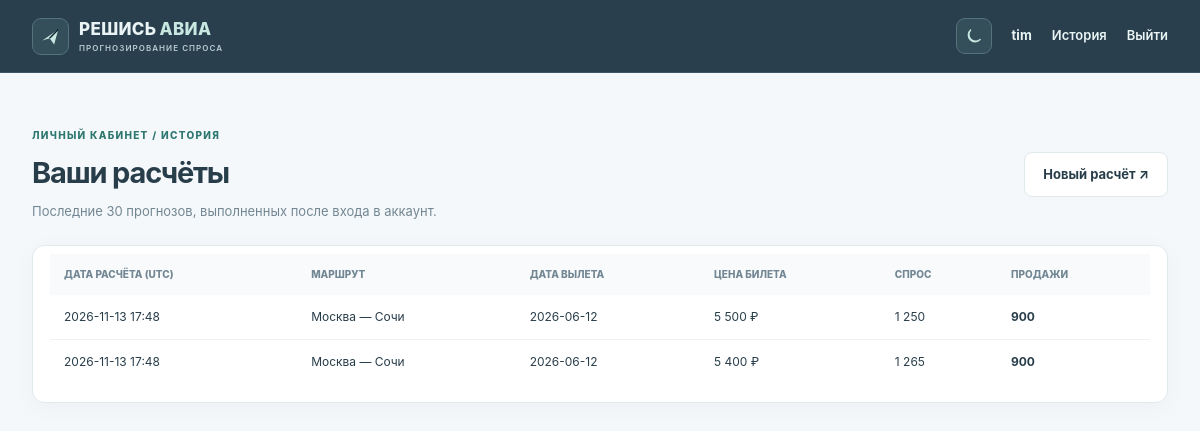
The app's page /history (signed in) with its own data.
### tables this page shows
CREATE TABLE users (
            id INTEGER PRIMARY KEY AUTOINCREMENT,
            name TEXT NOT NULL,
            email TEXT NOT NULL UNIQUE,
            password_hash TEXT NOT NULL,
            created_at TEXT NOT NULL
        );

CREATE TABLE forecast_history (
            id INTEGER PRIMARY KEY AUTOINCREMENT,
            user_id INTEGER NOT NULL,
            route TEXT NOT NULL,
            flight_date TEXT NOT NULL,
            price REAL NOT NULL,
            demand REAL NOT NULL,
            sales REAL NOT NULL,
            created_at TEXT NOT NULL,
            FOREIGN KEY (user_id) REFERENCES users(id) ON DELETE CASCADE
        );

### app.py (the view)
    @app.get("/history")
    @login_required
    def history():
        entries = get_db().execute(
            "SELECT route, flight_date, price, demand, sales, created_at FROM forecast_history WHERE user_id = ? ORDER BY id DESC LIMIT 30",
            (g.user["id"],),
        ).fetchall()
        return render_template("history.html", entries=entries, routes=routes)

### app.py (called while the page is built)
def get_db():
    if "db" not in g:
        db_path = Path(g.app_config_database)
        db_path.parent.mkdir(parents=True, exist_ok=True)
        g.db = sqlite3.connect(db_path, timeout=10)
        g.db.row_factory = sqlite3.Row
        g.db.execute("PRAGMA foreign_keys = ON")
    return g.db

### templates/history.html (shortened to what this page needs)
{% extends "base.html" %}
{% block content %}
<section class="history-section container"><div class="section-top"><div><div class="section-kicker">ЛИЧНЫЙ КАБИНЕТ / ИСТОРИЯ</div><h1>Ваши расчёты</h1><p>Последние 30 прогнозов, выполненных после входа в аккаунт.</p></div><a href="{{ url_for('index') }}" class="btn btn-outline">Новый расчёт ↗</a></div><div class="panel"><div class="table-scroll"><table class="scenario-table"><thead><tr><th>Дата расчёта (UTC)</th><th>Маршрут</th><th>Дата вылета</th><th>Цена билета</th><th>Спрос</th><th>Продажи</th></tr></thead><tbody>{% for item in entries %}<tr><td>{{ item['created_at'][:16].replace('T', ' ') }}</td><td>{{ routes[item['route']]['name'] }}</td><td>{{ item['flight_date'] }}</td><td>{{ '{:,.0f}'.format(item['price']).replace(',', ' ') }} ₽</td><td>{{ '{:,.0f}'.format(item['demand']).replace(',', ' ') }}</td><td><strong>{{ '{:,.0f}'.format(item['sales']).replace(',', ' ') }}</strong></td></tr>{% else %}<tr><td colspan="6" class="empty-table">История пока пуста. Выполните первый расчёт на главной странице.</td></tr>{% endfor %}</tbody></table></div></div></section>
{% endblock %}

### templates/base.html (shortened to what this page needs)
<!doctype html>
<html lang="ru">
<head>
  <link rel="stylesheet" href="{{ url_for('static', filename='css/style.css') }}">
</head>
<body>
  <div class="site-shell">
    <header class="topbar">
      <div class="container topbar-inner">
        <a href="{{ url_for('index') }}" class="brand" aria-label="Решись Авиа — на главную">
          <span class="brand-mark" aria-hidden="true"><svg viewBox="0 0 40 40" fill="none"><path d="M8 25.8 31.5 9.5 25.4 32l-6.8-9.4L8 25.8Z" fill="currentColor"/><path d="m18.6 22.6 12.9-13.1" stroke="#0B1D2A" stroke-width="2"/></svg></span>
          <span class="brand-type">РЕШИСЬ<span>АВИА</span><small>ПРОГНОЗИРОВАНИЕ СПРОСА</small></span>
        </a>
        <div class="nav-actions">
          <button class="theme-toggle" id="theme-toggle" type="button" aria-label="Включить тёмную тему" aria-pressed="false" title="Включить тёмную тему">
            <svg class="theme-icon theme-icon-moon" viewBox="0 0 24 24" fill="none" stroke="currentColor" stroke-width="1.8" stroke-linecap="round" stroke-linejoin="round" aria-hidden="true"><path d="M20.3 15.7A8.5 8.5 0 0 1 8.3 3.7 8.5 8.5 0 1 0 20.3 15.7Z"/></svg>
          </button>
          {% if current_user %}
            <span class="user-chip" title="{{ current_user['email'] }}">{{ current_user['name'] }}</span>
            <a href="{{ url_for('history') }}" class="nav-text">История</a>
            <form action="{{ url_for('logout') }}" method="post"><input type="hidden" name="csrf_token" value="{{ csrf_token }}"><button class="nav-text nav-button" type="submit">Выйти</button></form>
          {% else %}
            <a href="{{ url_for('login') }}" class="nav-text">Войти</a>
          {% endif %}
        </div>
      </div>
    </header>
    <main>{% block content %}{% endblock %}</main>
  </div>
</body>
</html>

### records on screen
users: name "tim"
forecast_history: created_at "2026-11-13 17:48", route "Москва — Сочи", flight_date "2026-06-12", price "5 500", demand "1 250", sales "900"
forecast_history: created_at "2026-11-13 17:48", route "Москва — Сочи", flight_date "2026-06-12", price "5 400", demand "1 265", sales "900"
